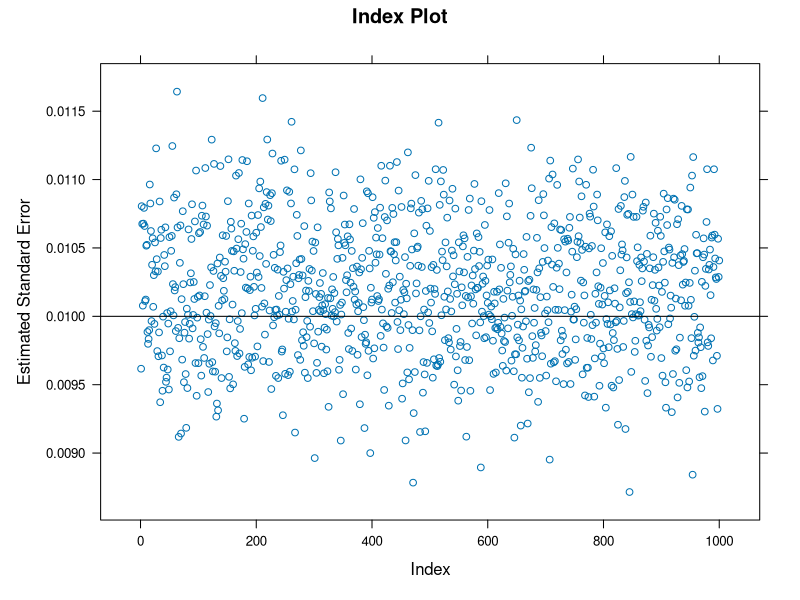

This figure's R source:
#!/usr/bin/env Rscript
# BLB_index_plot.R
# Author: Nick Ulle

library(lattice)

data <- read.table('final/blb_lin_reg_data_s5_r50_SE.txt', header = TRUE)[[1]]

png('../tex/res/01_index_plot.png', 2400, 2400)
xyplot(data ~ seq_along(data), main = 'Index Plot', xlab = 'Index',
       ylab = 'Estimated Standard Error',
       panel = function(x, y, ...) {
           panel.xyplot(x, y, ...)
           panel.abline(h = 0.01)
       })
dev.off()

cat('Plot generated successfully!\n')

